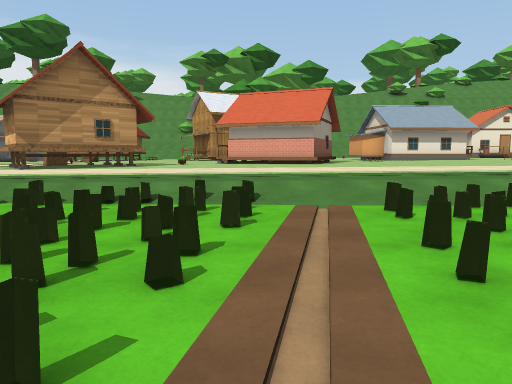
[1] (above)

24 first-person views from a walk through a 3-D level made in the Unity game engine. The camera is 1.4 m above the floor, tilts 6° down and sees 70° across. The floor is counted in squares, 2 m on a side. Each view is taken from the middle of a square. On the plan, view 1 faces up. The plan holds only what a view shows up to about 11 squares ahead; the rest is blank. The place goes on beyond the plan. The player character is not drawn. Some animated figures are left out. Some surface patterns are stand-ins.

[2]
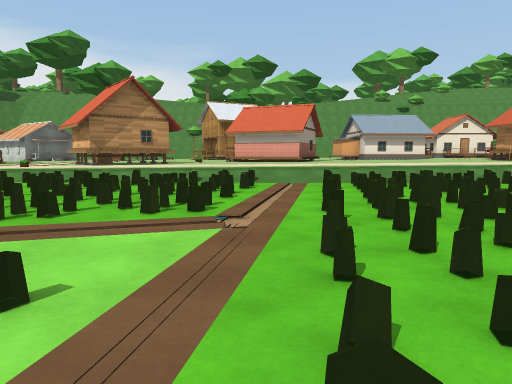

[3]
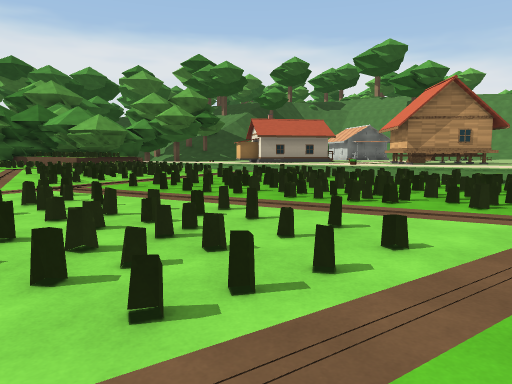

[4]
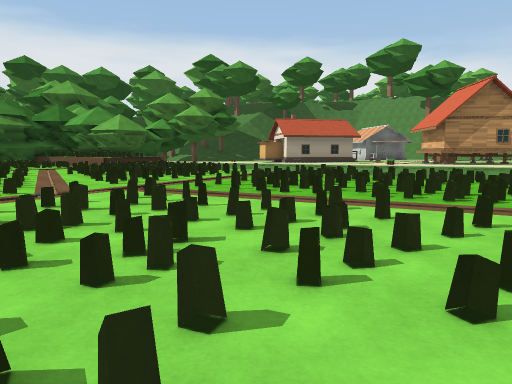

[5]
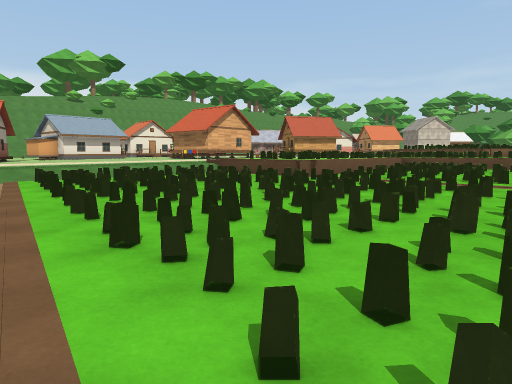

[6]
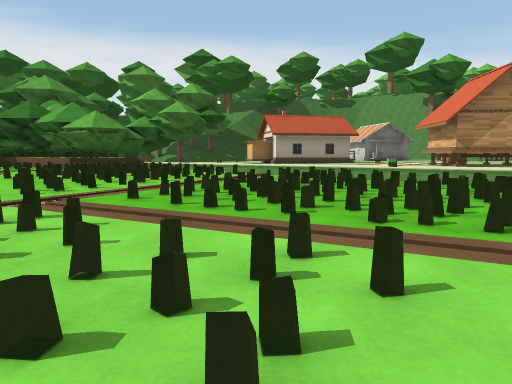

[7]
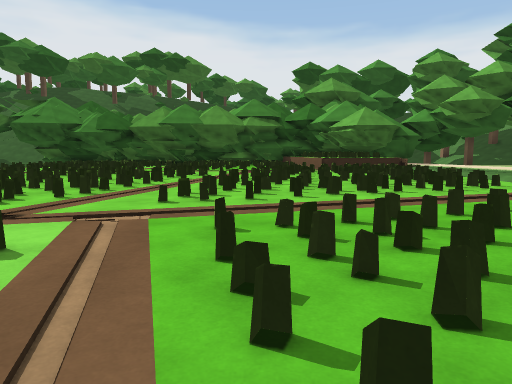

[8]
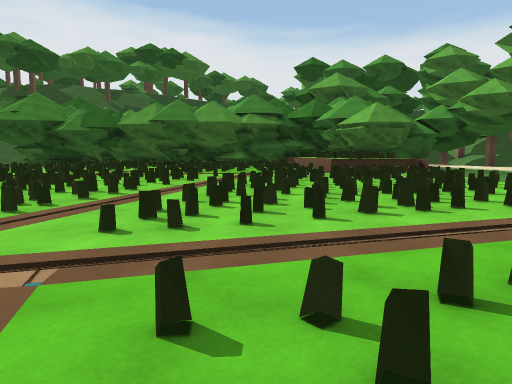

[9]
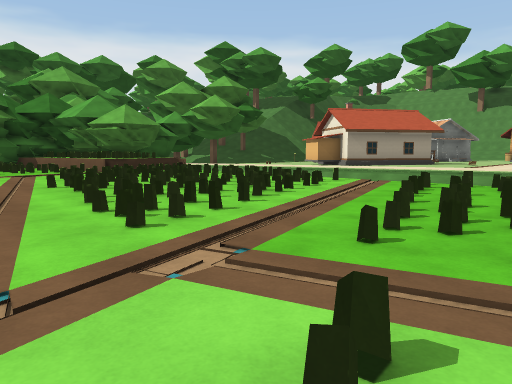

[10]
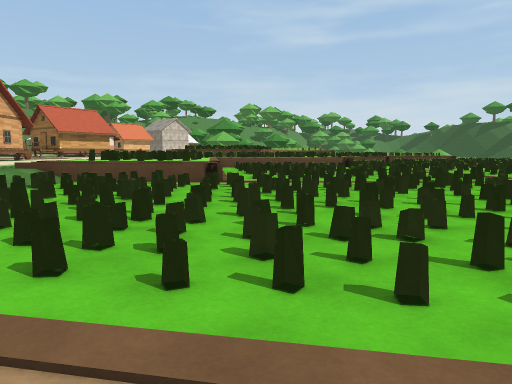

[11]
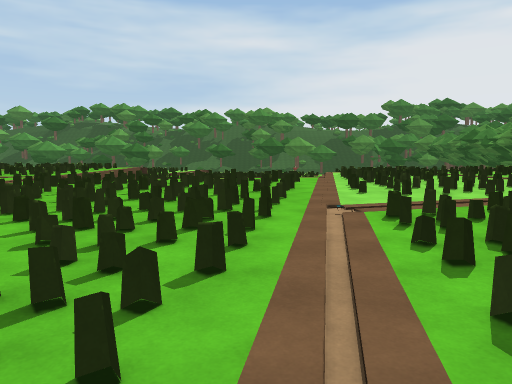

[12]
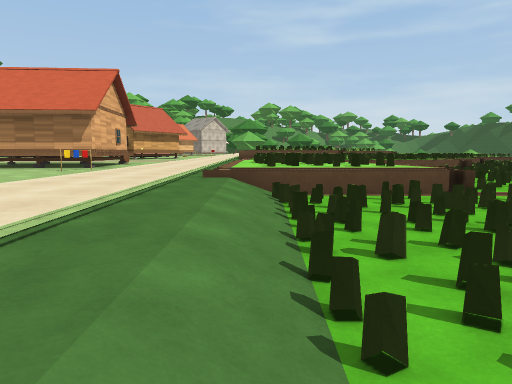

[13]
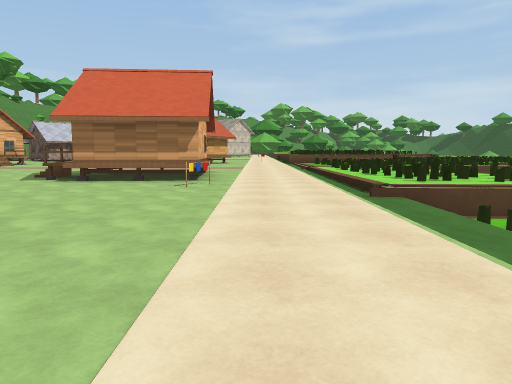

[14]
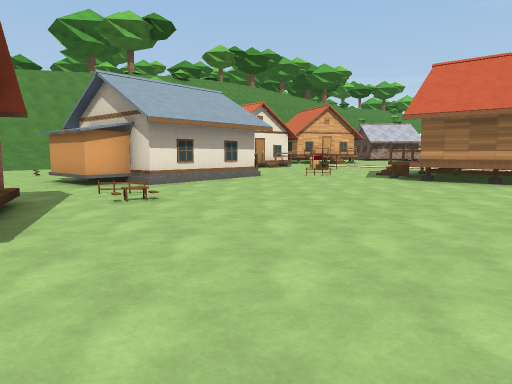

[15]
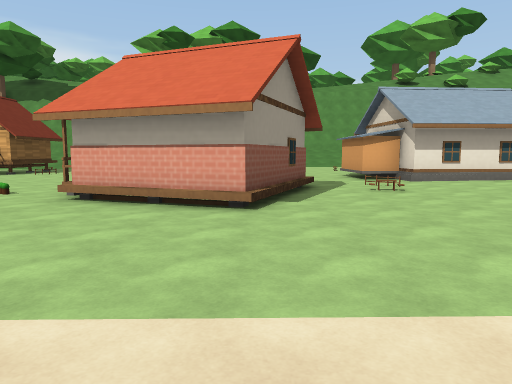

[16]
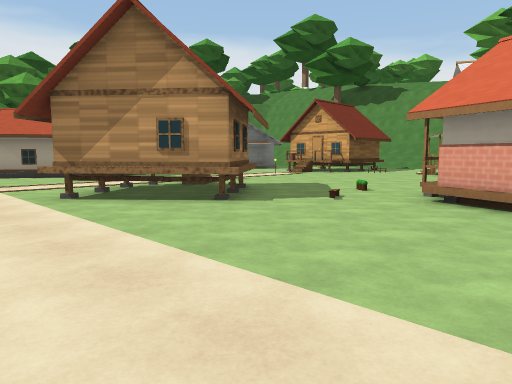

[17]
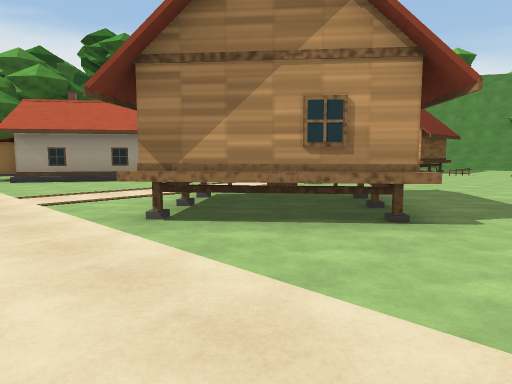

[18]
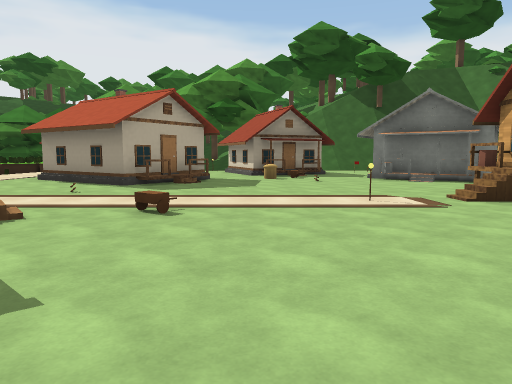

[19]
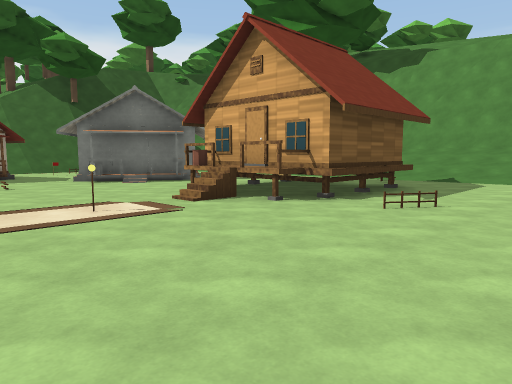

[20]
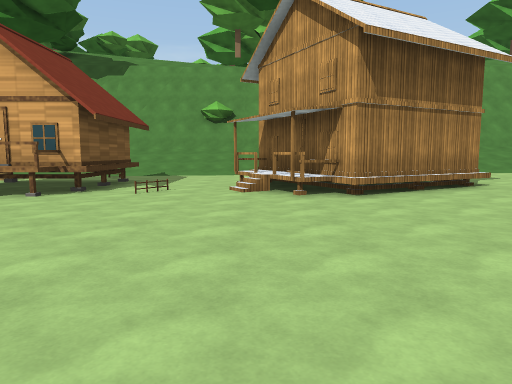

[21]
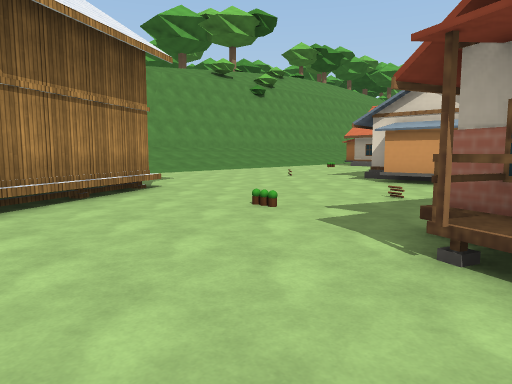

[22]
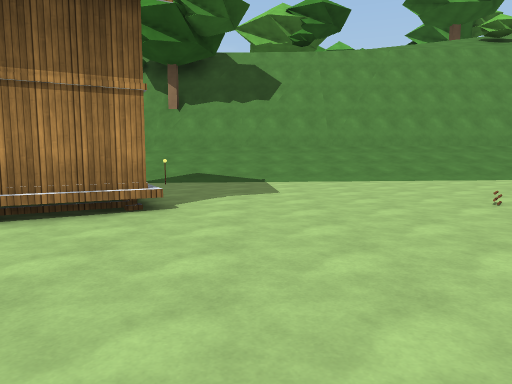

[23]
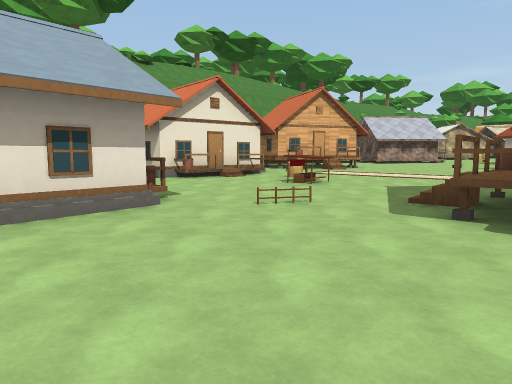

[24]
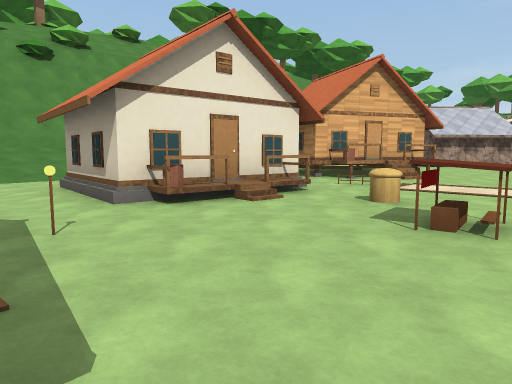

### Floor plan
Key: @ floor where view 1 was taken; # wall or solid block; . main floor; : floor 0.25 m higher than the main floor; - floor 0.25 m lower than the main floor; _ floor 0.5 m lower than the main floor; < floor 0.75 m lower than the main floor; / step, stairs or slope; = window, fence, low wall or low ledge; ^ raised ledge; v drop or lower ground; O other object.
Columns run from 17 left of view 1 to 22 right of it. Each row starts with its distance up from view 1.
 29           //                 //
 28          ///    ///////////  ///
 27         ////    ///////////  ///
 26         ----     .........   ::
 25         -----    O........   ::
 24          #---    ........   .:^
 23          #---#    ......    .:=     #
 22    ##  ###---##  #......    .:#    ##
 21   ##---###---#####......    .:###::####
 20  -##---#=----.##........    .::/=:::/##
 19  ------------..........#   .O:::::::::::
 18 #-------O----.........##   /.:::O:::::::
 17    ----------.........##=##/.::O::::
 16    ----------....// ...///...:::::::
 15    ----------.../# ##./...../:::::::
 14    #/--------...#  #///....../:::
 13    ###----/ #...## #........###::
 12     #-----  ##....^#........# ##
 11    =#-----# ##..............#
 10   ##------###...............###
  9    --------#-..............O^::
  8        ---................:::::
  7       ----................:::::
  6 //_/ /////////-////////////////
  5 <<=<<<<<<<////=///////////:::/:
  4 =====<<<=<==<===<<<<<====/:=:/
  3 =======<==<<<====<<======#:::==
  2 ====#=<<<===<====<=======#:=v==
  1 =======<<====<<==<<=======#<
  0 ======<<<====<==<@=======##===
 -1 =<<=====<<<<=<<<<<<<=====#====
 -2 <<<<<=<=<<<<<<==<<=======#====
 -3  =<=<<<<<<=<==<<<<=======#====
 -4 =<<==<==<<=<===<<<=======<==
 -5 =<=======<<<====<<<<=====<==
 -6  #=====    =====<===#==##===

Where each view was taken, in squares from view 1:
view 1: 0 up, 0 right, facing up
view 2: 4 down, 0 right, facing up
view 3: 5 down, 0 right, facing up-left
view 4: 6 down, 1 left, facing up-left
view 5: 6 down, 1 left, facing up-right
view 6: 4 down, 2 left, facing up-left
view 7: 1 down, 4 left, facing left
view 8: 1 down, 6 left, facing left
view 9: 4 down, 6 left, facing up-left
view 10: 0 up, 1 left, facing right
view 11: 5 up, 1 right, facing down
view 12: 5 up, 1 right, facing right
view 13: 8 up, 2 right, facing right
view 14: 9 up, 2 right, facing up-right
view 15: 7 up, 2 right, facing up
view 16: 7 up, 1 right, facing up-left
view 17: 7 up, 2 left, facing up-left
view 18: 16 up, 3 left, facing left
view 19: 16 up, 4 left, facing up-left
view 20: 14 up, 4 left, facing up
view 21: 15 up, 3 left, facing up-right
view 22: 17 up, 2 right, facing up
view 23: 12 up, 7 right, facing up-right
view 24: 16 up, 10 right, facing up-right
